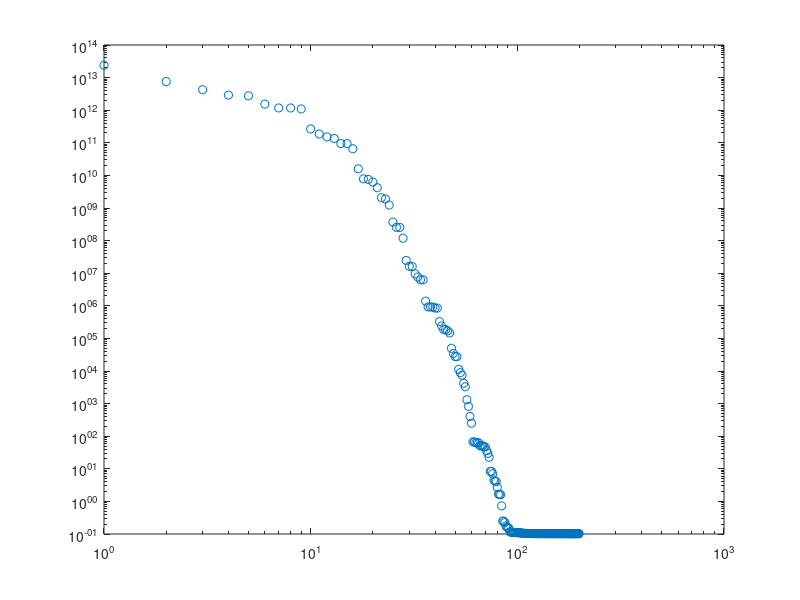

Source code (MATLAB):
% Problem 6.3

% us is the "exact" signal
us = [];
for i = 1:200
	us(i) = sin(pi * (i - 1) / 199);
end

e = rand(1,200);
e = e / norm(e);
e = e * norm(us) * .01;

w = us + e;
w = w';

% Define bluring matrix T
T = zeros(200,200);
for i = 1:200
	for j = 1:200
		T(i,j) = 5.6 * (exp(-.1 * (i - j)^2));
	end
end

% Find the svd of the blurring matrix
[u s v] = svd(T);

% Find w-tilde
wt = u' * w;

% Create the y vectors for each k
y = zeros(200,200);
for i = 1:200
	for j = 1:200-i
		y(j,i) = (wt(j) / s(j,j));
	end
end

% Deblur the matrix with x = v *yk
for i = 1:200
	x(:,i) = v*y(:,i);
	xk(i) = norm(x(:, i))^2;
    yk(i) = norm(T*x(:,i) - us')^2;
end

loglog(1:200, xk, "o");
